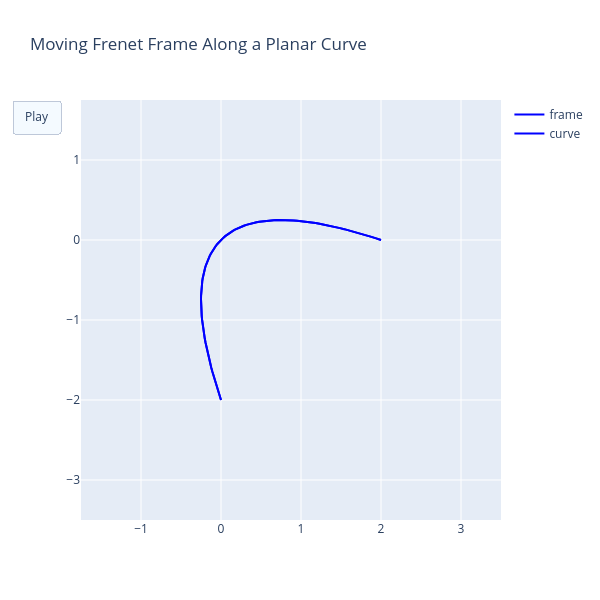

Here is the notebook cell this chart was saved with:
### Code cell
#沿曲线运动的切线
import plotly.graph_objects as go
import numpy as np

# Generate curve data
t = np.linspace(-1, 1, 100)
x = t + t ** 2
y = t - t ** 2
xm = np.min(x) - 1.5
xM = np.max(x) + 1.5
ym = np.min(y) - 1.5
yM = np.max(y) + 1.5
N = 50
s = np.linspace(-1, 1, N)
xx = s + s ** 2
yy = s - s ** 2
vx = 1 + 2 * s
vy = 1 - 2 * s  # v=(vx, vy) is the velocity
speed = np.sqrt(vx ** 2 + vy ** 2)
ux = vx / speed  # (ux, uy) unit tangent vector, (-uy, ux) unit normal vector
uy = vy / speed

xend = xx + ux  # end coordinates for the unit tangent vector at (xx, yy)
yend = yy + uy

xnoe = xx - uy  # end coordinates for the unit normal vector at (xx,yy)
ynoe = yy + ux


# Create figure
fig = go.Figure(
    data=[go.Scatter(x=x, y=y,
                     name="frame",
                     mode="lines",
                     line=dict(width=2, color="blue")),
          go.Scatter(x=x, y=y,
                     name="curve",
                     mode="lines",
                     line=dict(width=2, color="blue"))
          ],
    layout=go.Layout(width=600, height=600,
                     xaxis=dict(range=[xm, xM], autorange=False, zeroline=False),
                     yaxis=dict(range=[ym, yM], autorange=False, zeroline=False),
                     title="Moving Frenet Frame Along a Planar Curve",
                     hovermode="closest",
                     updatemenus=[dict(type="buttons",
                                       buttons=[dict(label="Play",
                                                     method="animate",
                                                     args=[None])])]),

    frames=[go.Frame(
        data=[go.Scatter(
            x=[xx[k], xend[k], None, xx[k], xnoe[k]],
            y=[yy[k], yend[k], None, yy[k], ynoe[k]],
            mode="lines",
            line=dict(color="red", width=2))
        ]) for k in range(N)]
)

fig.show()
